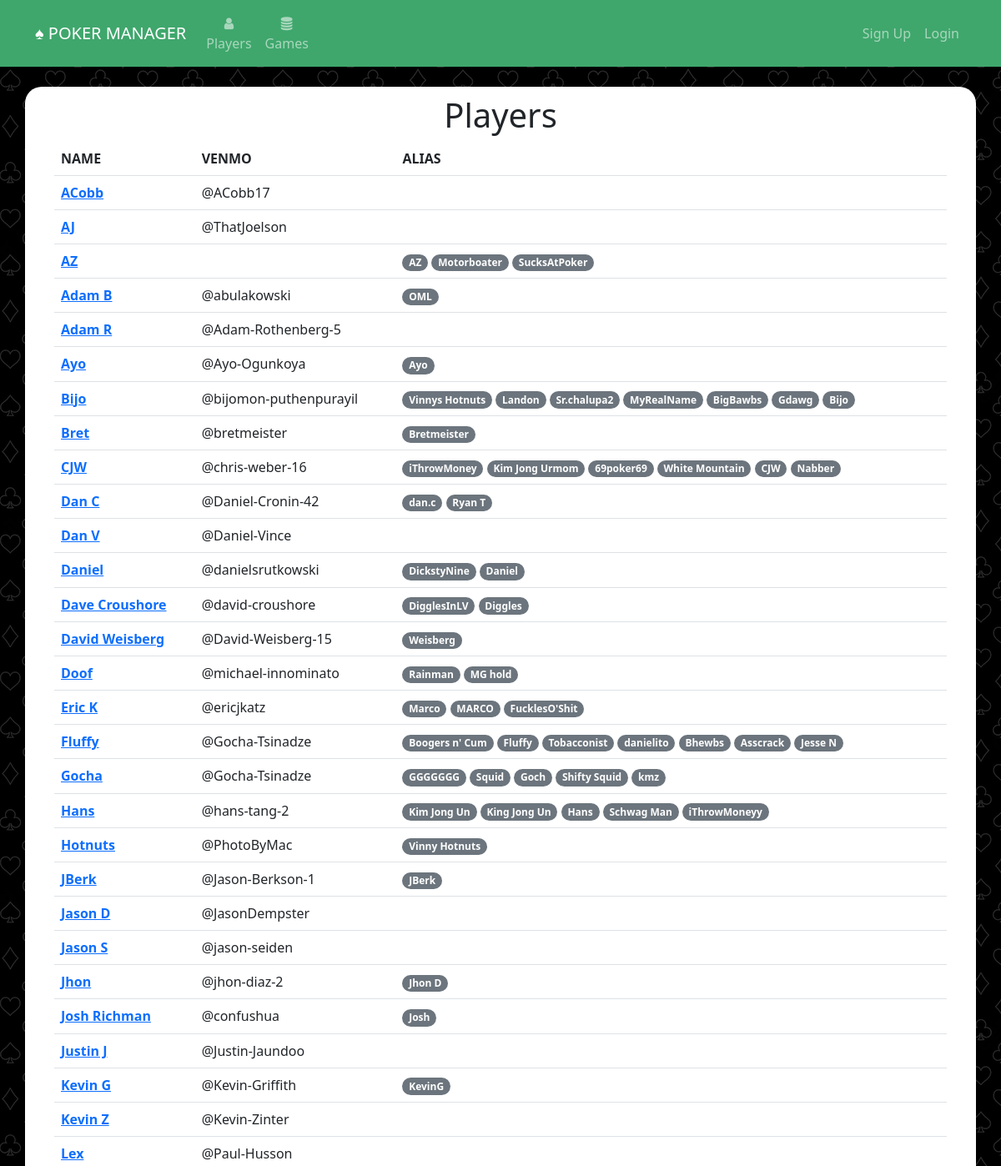
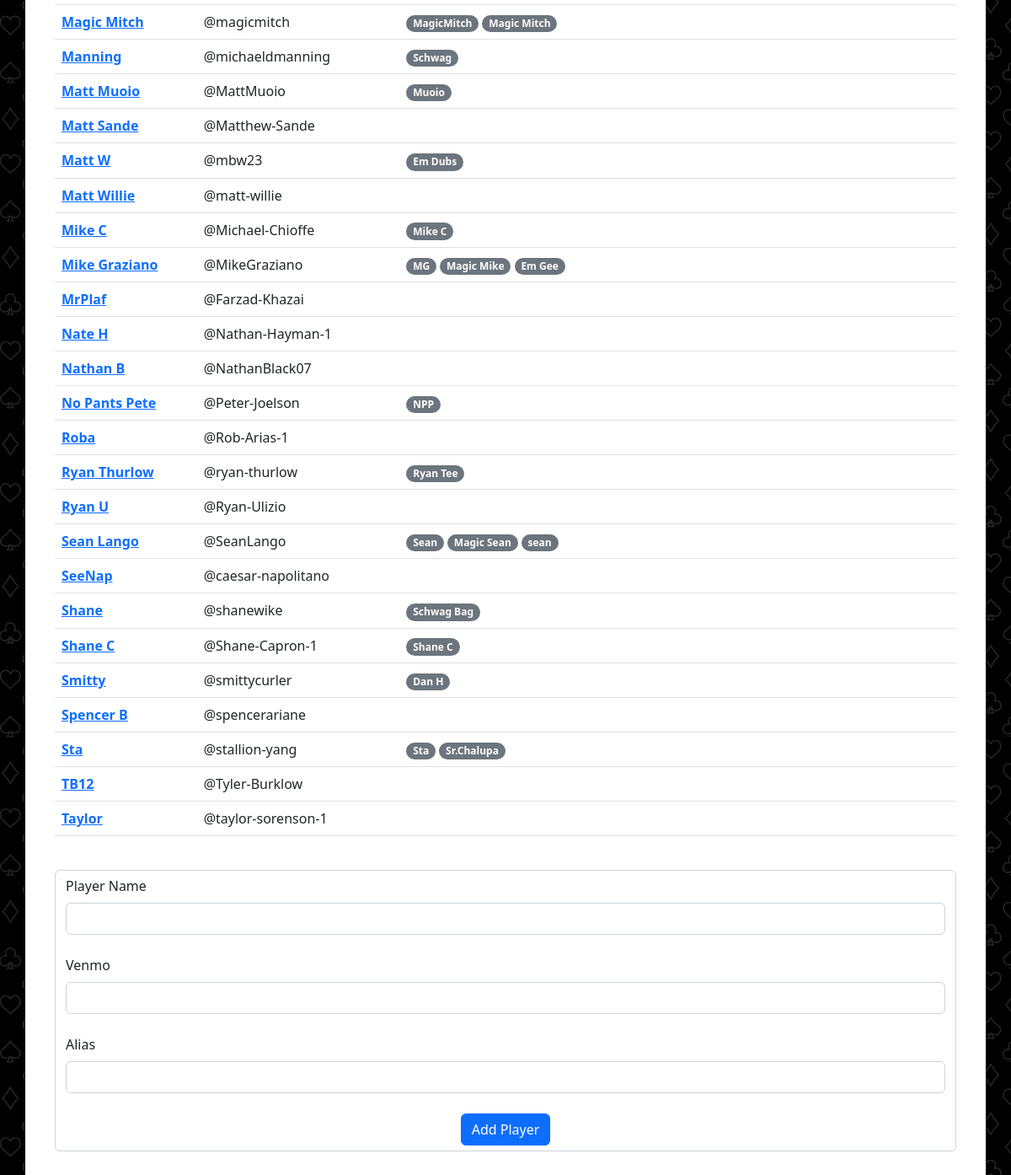
Before: /players with the older database file (2 pictures, top to bottom).
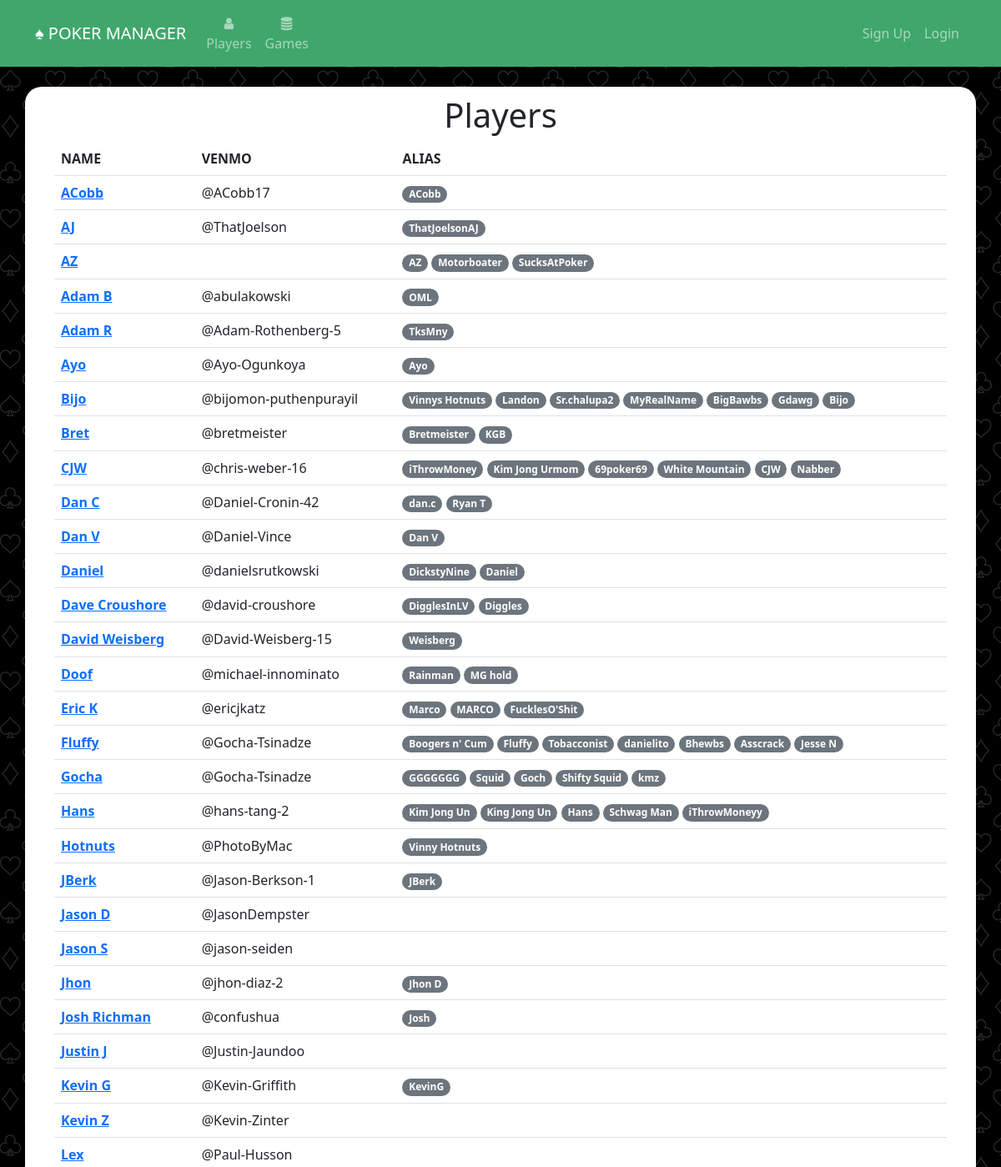
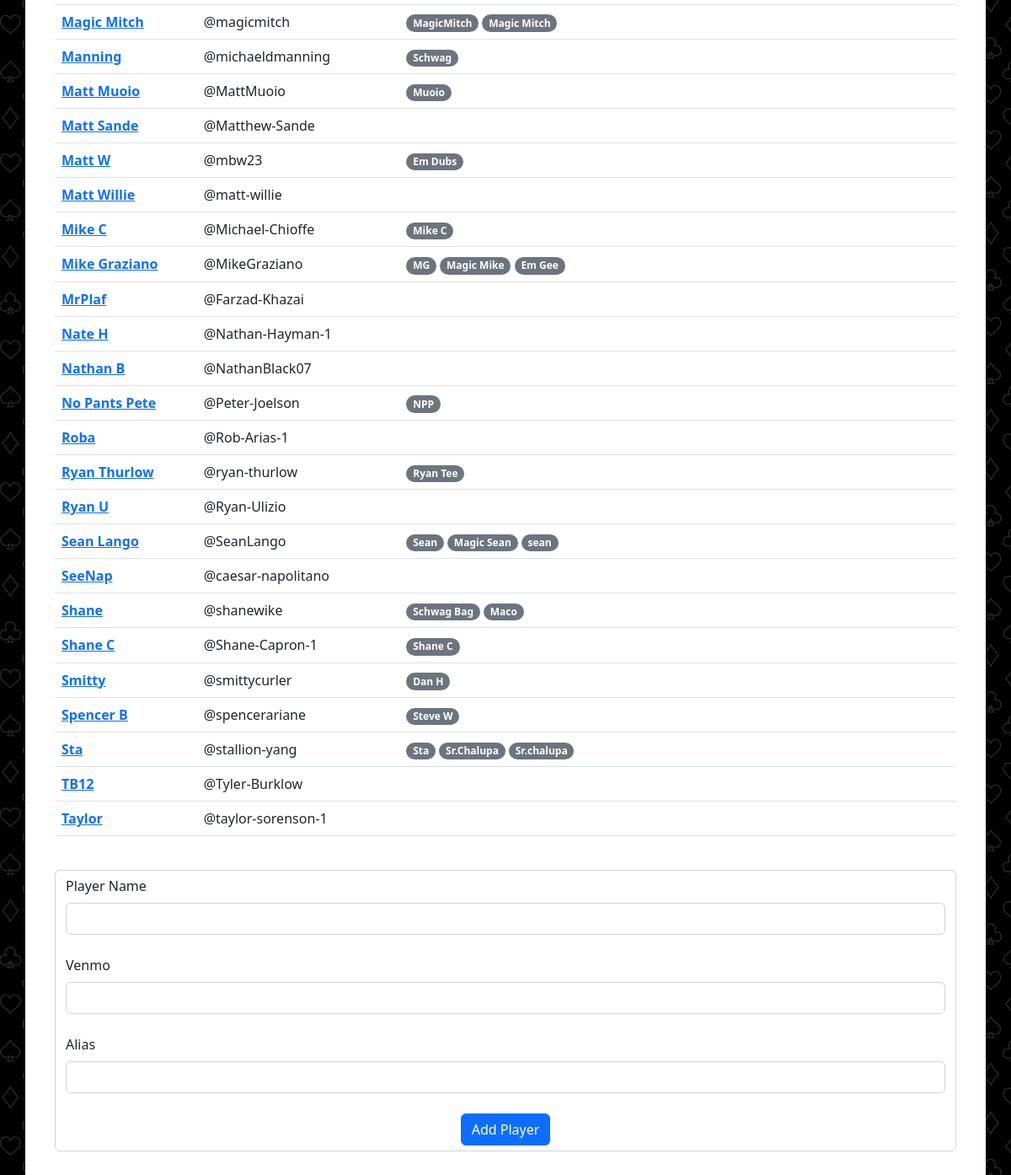
After: the same page with the newer database file (2 pictures, top to bottom).
### website/models.py (models this page shows)
class Player(db.Model):
	id = db.Column(db.Integer, primary_key=True)
	name = db.Column(db.String(150), unique=True)
	venmo = db.Column(db.String(300))
	email = db.Column(db.String(300))
	games_played = db.Column(db.Integer, default=0)
	aliases = db.relationship('Alias', backref='player')
	earnings = db.relationship('Earning', backref='player')
	user = db.relationship('User', backref='player')
	pokernowid = db.relationship('PokernowId', backref='player')

class Alias(db.Model):
	id = db.Column(db.Integer, primary_key=True)
	alias = db.Column(db.String(150), unique=True)
	player_id = db.Column(db.Integer, db.ForeignKey('player.id'))

### website/views.py (the view, shortened to what this page needs)
@views.route('/players', methods=['GET','POST'])
def players():
	players = Player.query.order_by(Player.name.asc()).all()
	return render_template("players.html", user=current_user, players=players)

### website/templates/players.html (shortened to what this page needs)
{% extends "base.html" %}
{% block content %}
<h1 align="center">Players</h1>
<table class="table">
	<thead>
	  <tr>
		<th scope="col">NAME</th>
		<th scope="col">VENMO</th>
		<th scope="col">ALIAS</th>
	  </tr>
	</thead>
	<tbody>
	{% if players %}
	{% for player in players %}
		<tr>
			<td><a href="{{url_for('views.edit_player', player_id=player.id)}}" ><strong>{{ player.name }}</strong></a></td>
			<td>{{ player.venmo }}</td>
			<td>
				{% for alias in player.aliases %}
				<span class="badge rounded-pill bg-secondary">{{ alias.alias }}</span>
				{% endfor %}
			</td>
		</tr>
	{% endfor %}
	{% endif %}
</tbody>
</table>
<br/>
<form method="POST">
	<div class="form-control mb-3">
	<label for="player_name" class="form-label">Player Name</label>
	<input type="text" name="player_name" id="player_name" class="form-control"></input>
	<br/>
	<label for="player_venmo" class="form-label">Venmo</label>
	<input type="text" name="player_venmo" id="player_venmo" class="form-control"></input>
	<br/>
	<label for="player_alias" class="form-label">Alias</label>
	<input type="text" name="player_alias" id="player_alas" class="form-control"></input>
	<br/>
	<div align="center">
		<button type="submit" class="btn btn-primary">Add Player</button>
	</div>
	</div>
</form>
{% endblock %}

### website/templates/base.html (shortened to what this page needs)
<!DOCTYPE html>
<html>
    <head>
<link href="https://cdn.jsdelivr.net/npm/bootstrap@5.2.0-beta1/dist/css/bootstrap.min.css" rel="stylesheet">
    <link
      rel="stylesheet"
      href="https://stackpath.bootstrapcdn.com/font-awesome/4.7.0/css/font-awesome.min.css"
    />
    <link
      rel="stylesheet"
      href="static/style.css"
    />
    </head>
    <body>
        <nav class="navbar navbar-expand-lg navbar-dark" style="background-color: #3fa76c;">
            <div class="container-fluid" style="max-width: 1140px;margin-right:auto;margin-left:auto">
                <a class="navbar-brand" href="/">&spades; POKER MANAGER</a>
                <div class="collapse navbar-collapse justify-content-start" id="mainNavbar">
                    <div class="navbar-nav">
                        <ul class="navbar-nav me-auto mb-2 mb-lg-0">
                            <li class="nav-item" align="center"><a class="nav-link" id="nav-players" href="/players"><i class="fa fa-user" aria-hidden="true"></i><br/>Players</a></li>
                            <li class="nav-item" align="center"><a class="nav-link" id="nav-import-game" href="/games"><i class="fa fa-database" aria-hidden="true"></i><Br/>Games</a></li>
                        </ul>
                    </div>
                    <div class="navbar-nav ml-auto" style="margin-left: auto">
                        <ul class="navbar-nav me-auto mb-2 mb-lg-0">
                            {% if user and  user.is_authenticated %}
                            <div class="dropdown">
                                <button class="btn btn-light dropdown-toggle" type="button" data-bs-toggle="dropdown" aria-expanded="false">
                                {{user.first_name}} {{user.last_name}}
                                </button>
                                <ul class="dropdown-menu dropdown-menu-lg-end">
                                    <li><a class="dropdown-item" href="/profile">Profile</a></li>
                                    <li><a class="dropdown-item" id="nav-logout" href="/logout">Logout</a></li>
                                </ul>
                            </div>
                            {% else %}
                            <ul class="navbar-nav me-auto mb-2 mb-lg-0">
                                <li class="nav-item"><a class="nav-link" id="nav-signUp" href="/sign-up">Sign Up</a></li>
                                <li class="nav-item"><a class="nav-link" id="nav-login" href="/login">Login</a></li>
                            </ul>
                            {% endif %}
                        </ul>
                    </div>
                </div>
            </div>
        </nav>
        <br/>
        <div class="container h-100 body_container" style="max-width:1140px; background-color: #fff;">
            {% block content %}
            {% endblock %}
        </div>
    </body>
</html>

### website/static/style.css (style rules this page uses)
body { height: 100%; background-image: url('card_suits4.png'); }
.body_container { border-radius: 20px; padding: 10px 35px 35px 35px; }

Changed rows visible on the page:
added Alias: alias "ACobb", shown under Player "ACobb"
added Alias: alias "ThatJoelsonAJ", shown under Player "AJ"
added Alias: alias "TksMny", shown under Player "Adam R"
added Alias: alias "KGB", shown under Player "Bret"
added Alias: alias "Dan V", shown under Player "Dan V"
added Alias: alias "Maco", shown under Player "Shane"
added Alias: alias "Steve W", shown under Player "Spencer B"
added Alias: alias "Sr.chalupa", shown under Player "Sta"
